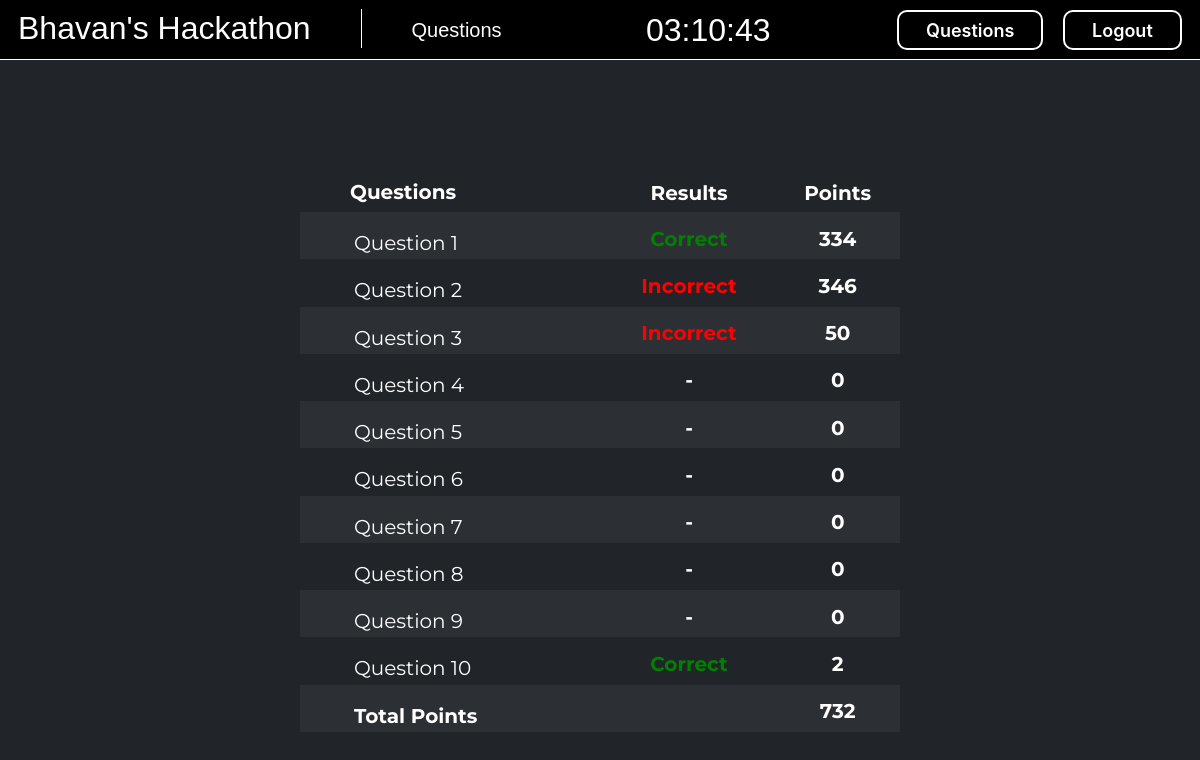
Screenshot of /questions/ (signed in) with the database file from the repository.
### questions/models.py (models this page shows, shortened)
class answer(models.Model):
    ans = models.TextField(null = True, blank = True)
    class result(models.TextChoices):
        Correct = 'Correct', 'Correct'
        Wrong = 'Incorrect', 'Incorrect'
        Wait = '-', '-'
    Result = models.CharField(max_length= 10, choices = result.choices, default = result.Wait)
    qno = models.CharField(max_length = 2)
    username = models.CharField(max_length= 100)
    create = models.TimeField(datetime.time)
    points = models.IntegerField(default = 0)
    id = models.AutoField(primary_key=True,unique=True)

### questions/views.py (the view)
# urls.py: path('questions/',views.overview,name = "questions"),
@login_required(login_url='login')
def overview(req):
    context = {
        '1_QE' : answer.objects.filter(username = req.user.username, qno = '1').exists(),
        '2_QE' : answer.objects.filter(username = req.user.username, qno = '2').exists(),
        '3_QE' : answer.objects.filter(username = req.user.username, qno = '3').exists(),
        '4_QE' : answer.objects.filter(username = req.user.username, qno = '4').exists(),
        '5_QE' : answer.objects.filter(username = req.user.username, qno = '5').exists(),
        '6_QE' : answer.objects.filter(username = req.user.username, qno = '6').exists(),
        '7_QE' : answer.objects.filter(username = req.user.username, qno = '7').exists(),
        '8_QE' : answer.objects.filter(username = req.user.username, qno = '8').exists(),
        '9_QE' : answer.objects.filter(username = req.user.username, qno = '9').exists(),
        '10_QE' : answer.objects.filter(username = req.user.username, qno = '10').exists(),
    }
    context2 = {
        '1_QE' : '-',
        '2_QE' : '-',
        '3_QE' : '-',
        '4_QE' : '-',
        '5_QE' : '-',
        '6_QE' : '-',
        '7_QE' : '-',
        '8_QE' : '-',
        '9_QE' : '-',
        '10_QE' : '-',
        '1_P' : '0',
        '2_P' : '0',
        '3_P' : '0',
        '4_P' : '0',
        '5_P' : '0',
        '6_P' : '0',
        '7_P' : '0',
        '8_P' : '0',
        '9_P' : '0',
        '10_P' : '0',
    }
    for i in range(1,11):
        key = str(i)+'_QE'
        if context[key]:
            context2[key] = answer.objects.filter(username = req.user.username, qno = i).last().Result
            key2 = str(i)+'_P'
            context2[key2] = answer.objects.filter(username = req.user.username, qno = i).last().points # type: ignore
        else:
            pass
    return render(req,'questions/overview.html',context2)

### questions/templates/questions/overview.html (shortened to what this page needs)
  <!DOCTYPE html>
<html lang="en">
  {% load static%}
  <head>
    <link rel="stylesheet" href="{%static 'style/overview.css'%}" />
    <link
            href="https://cdn.jsdelivr.net/npm/bootstrap@5.2.3/dist/css/bootstrap.min.css"
            rel="stylesheet"
    />
  </head>
  {%include 'navbar.html'%}
  <body class="bg-dark">
    <div class="container-cos">
      <table class="table-el  table table-sm table-dark table-striped table-hover center" id="table-width">
        <thead class="table-dark">
        <tr><th id="head-q">Questions</th><th id="head-res"><div class="head-con">Results</div></th><th id="head-res"><div class="head-con">Points</div></th></tr>
        </thead>
        <tr>
          <td class="ques1 ques " id = "test">
            <a href="/question/1" class="links">Question 1</a>
          </td>
          <td class="result"><div class="res">
            {{1_QE}}
          </div></td>
          <td class="result"><div class="pts">
            {{1_P}}
          </div></td>
        </tr>
        <tr>
          <td class="ques2 ques">
            <a href="/question/2" class="links">Question 2</a>
          </td>
          <td class="result"><span class="res">
            {{2_QE}}
          </span></td>
          <td class="result"><span class="pts">
            {{2_P}}
          </span></td>
        </tr>
        <tr>
          <td class="ques3 ques">
            <a href="/question/3" class="links">Question 3</a>
          </td>
          <td class="result"><span class="res">
            {{3_QE}}
          </span></td>
          <td class="result"><span class="pts">
            {{3_P}} </span></td>
        </tr>
        <tr>
          <td class="ques4 ques">
            <a href="/question/4" class="links">Question 4</a>
          </td>
          <td class="result"><span class="res">
            {{4_QE}}
          </span></td>
          <td class="result"><span class="pts">
            {{4_P}} </span></td>
        </tr>
        <tr>
          <td class="ques5 ques">
            <a href="/question/5" class="links">Question 5</a>
          </td>
          <td class="result"><span class="res">
            {{5_QE}}
          </span></td>
          <td class="result"><span class="pts">
            {{5_P}} </span></td>
        </tr>
        <tr>
          <td class="ques6 ques">
            <a href="/question/6" class="links">Question 6</a>
          </td>
          <td class="result"><span class="res">
            {{6_QE}}
          </span></td>
          <td class="result"><span class="res pts">
            {{6_P}} </span></td>
        </tr>
        <tr>
          <td class="ques7 ques">
            <a href="/question/7" class="links">Question 7</a>
          </td>
          <td class="result"><span class="res">
            {{7_QE}}
          </span></td>
          <td class="result"><span class="pts">
            {{7_P}} </span></td>
        </tr>
        <tr>
          <td class="ques8 ques">
            <a href="/question/8" class="links">Question 8</a>
          </td>
          <td class="result"><span class="res">
            {{8_QE}}
          </span></td>
          <td class="result"><span class="pts">
            {{8_P}} </span></td>
        </tr>
        <tr>
          <td class="ques9 ques">
            <a href="/question/9" class="links">Question 9</a>
          </td>
          <td class="result"><span class="res">
            {{9_QE}}
          </span></td>
          <td class="result"><span class="pts">
            {{9_P}} </span></td>
        </tr>
        <tr>
          <td class="ques10 ques">
            <a href="/question/10" class="links">Question 10</a>
          </td>
          <td class="result"><span class="res">
            {{10_QE}}
          </span></td>
          <td class="result"><span class="pts">
            {{10_P}}
          </span></td>
        </tr>
        <tr>
          <td class="ques1 ques " id = "test">
            <span class="links"><b>Total Points</b></span>
          </td>
          <td class="result"><span class="res">
          </span></td>
          <td class="result"><span class="res" id = "totalPoints">
          </span></td>
        </tr>
      </table>
    </div>
  </body>
</html>

### static/style/overview.css (style rules this page uses)
body { background-color: #1e1f22; }
.container-cos { display: flex; flex-direction: column; justify-content: center; min-height: 100vh; align-items: center; }
td { border-bottom: 1px solid lightgray; background-color: rgba(105, 105, 105, 0.42); margin-right: 0; padding: 0; }
.table-el { border:none; font-size: 20px; font-family: "Oswald", sans-serif; height: 70vh; width: 70%; color: rgb(255, 255, 255); text-decoration: none; padding: 20px; }
#table-width { width: 75vh; }
.links { text-decoration: none; color: rgb(255, 255, 255); padding-left: 50px; position: relative; top: 10px; font-family: 'montserrat', sans-serif; }
#head-q { padding-left: 50px; font-family: 'montserrat', sans-serif; height: 5vh; display: flex; align-items: center; border:none; }
#head-res { font-family: 'montserrat', sans-serif; height: 5vh; border:none; }
.res,.pts { font-family: 'montserrat', sans-serif; font-weight: bold; height: 3vh; display: flex; justify-content: center; }
.ques,.result { border:none; }
.head-con { display: flex; justify-content: center; }
.result { align-content: center; }

### static/style/navbar.css (style rules this page uses)
body { padding: 0px; margin: 0; }

### rows the page displays
answer: Result "Correct"
answer: Result "Incorrect"
answer: Result "Incorrect"
answer: Result "Correct"

### other values shown
{{ 1_P }} "334"
{{ 2_P }} "346"
{{ 3_P }} "50"
{{ 4_QE }} "-"
{{ 4_P }} "0"
{{ 5_QE }} "-"
{{ 5_P }} "0"
{{ 6_QE }} "-"
{{ 6_P }} "0"
{{ 7_QE }} "-"
{{ 7_P }} "0"
{{ 8_QE }} "-"
{{ 8_P }} "0"
{{ 9_QE }} "-"
{{ 9_P }} "0"
